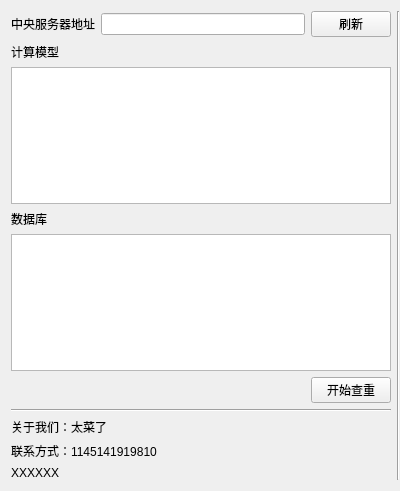
<?xml version="1.0" encoding="UTF-8"?>
<ui version="4.0">
 <class>ToolBar</class>
 <widget class="QWidget" name="ToolBar">
  <property name="geometry">
   <rect>
    <x>0</x>
    <y>0</y>
    <width>400</width>
    <height>491</height>
   </rect>
  </property>
  <property name="windowTitle">
   <string>Form</string>
  </property>
  <layout class="QHBoxLayout" name="horizontalLayout_3">
   <property name="rightMargin">
    <number>0</number>
   </property>
   <item>
    <layout class="QVBoxLayout" name="verticalLayout" stretch="1,1,10,1,10,1,0,1,1,1">
     <item>
      <layout class="QHBoxLayout" name="horizontalLayout">
       <item>
        <widget class="QLabel" name="label">
         <property name="text">
          <string>中央服务器地址</string>
         </property>
        </widget>
       </item>
       <item>
        <widget class="QLineEdit" name="lineEdit"/>
       </item>
       <item>
        <widget class="QPushButton" name="pushButton_2">
         <property name="text">
          <string>刷新</string>
         </property>
        </widget>
       </item>
      </layout>
     </item>
     <item>
      <widget class="QLabel" name="label_2">
       <property name="text">
        <string>计算模型</string>
       </property>
      </widget>
     </item>
     <item>
      <widget class="QTableView" name="tableView"/>
     </item>
     <item>
      <widget class="QLabel" name="label_3">
       <property name="text">
        <string>数据库</string>
       </property>
      </widget>
     </item>
     <item>
      <widget class="QTableView" name="tableView_2"/>
     </item>
     <item>
      <layout class="QHBoxLayout" name="horizontalLayout_2">
       <item>
        <spacer name="horizontalSpacer">
         <property name="orientation">
          <enum>Qt::Horizontal</enum>
         </property>
         <property name="sizeHint" stdset="0">
          <size>
           <width>40</width>
           <height>20</height>
          </size>
         </property>
        </spacer>
       </item>
       <item>
        <widget class="QPushButton" name="pushButton">
         <property name="text">
          <string>开始查重</string>
         </property>
        </widget>
       </item>
      </layout>
     </item>
     <item>
      <widget class="Line" name="line_2">
       <property name="orientation">
        <enum>Qt::Horizontal</enum>
       </property>
      </widget>
     </item>
     <item>
      <widget class="QLabel" name="label_5">
       <property name="text">
        <string>关于我们：太菜了</string>
       </property>
      </widget>
     </item>
     <item>
      <widget class="QLabel" name="label_6">
       <property name="text">
        <string>联系方式：1145141919810</string>
       </property>
      </widget>
     </item>
     <item>
      <widget class="QLabel" name="label_4">
       <property name="text">
        <string>XXXXXX</string>
       </property>
      </widget>
     </item>
    </layout>
   </item>
   <item>
    <widget class="Line" name="line">
     <property name="orientation">
      <enum>Qt::Vertical</enum>
     </property>
    </widget>
   </item>
  </layout>
 </widget>
 <resources/>
 <connections/>
</ui>
